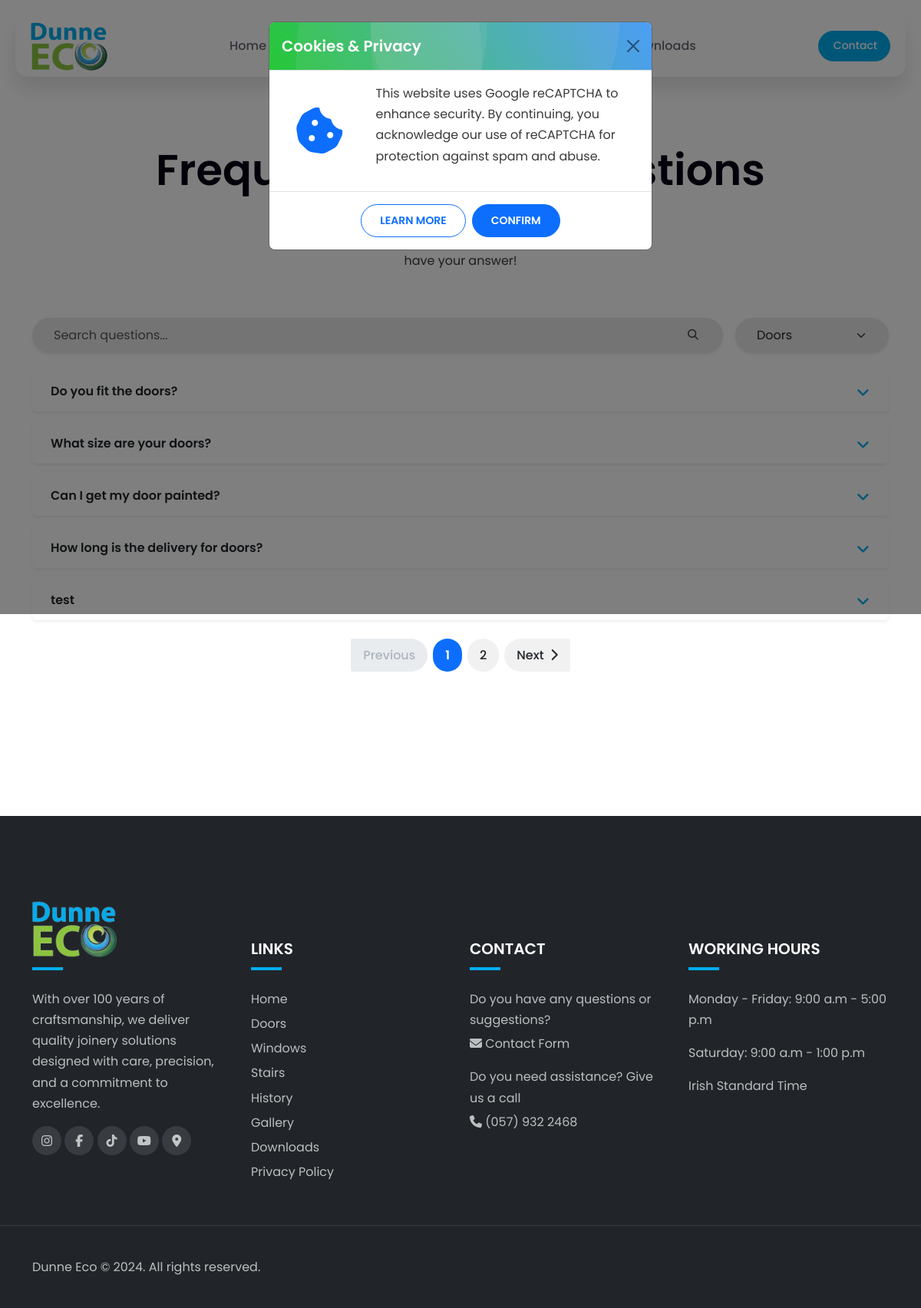
Screenshot of /faq/category/doors/ with the database file from the repository.
### faq/models.py (models this page shows, shortened)
class FAQ(models.Model):
    category = models.ForeignKey(
            Category,
            on_delete=models.CASCADE,
            related_name='faqs'
        )
    question = models.CharField(max_length=255)
    answer = models.TextField()
    published = models.BooleanField(default=True)
    created_at = models.DateTimeField(auto_now_add=True)
    class Meta:
        ordering = ['-created_at']

### faq/views.py (the view)
# urls.py: path('category/<slug:slug>/', views.category_detail, name='category_detail'),
def category_detail(request, slug):
    category = get_object_or_404(Category, slug=slug)
    query = request.GET.get('q')
    faqs = FAQ.objects.filter(published=True, category=category)
    if query and query.lower() != "none":
        faqs = faqs.filter(
            Q(question__icontains=query) | Q(answer__icontains=query)
        )
    else:
        query = ""
    paginator = Paginator(faqs, 5)
    page_number = request.GET.get('page')
    page_obj = paginator.get_page(page_number)
    categories = Category.objects.all()
    context = {
        'category': category,
        'categories': categories,
        'page_obj': page_obj,
        'query': query,
    }
    return render(request, 'faq/faq_list.html', context)

### faq/models.py (called while the page is built)
    def get_absolute_url(self):
        return reverse('faq:category_detail', kwargs={'slug': self.slug})

### faq/templatetags/query_helpers.py (called while the page is built)
@register.simple_tag
def build_querystring(query=None, category=None):
    params = {}
    if query:
        params["q"] = query
    if category:
        params["category"] = category
    return "&" + urlencode(params) if params else ""

### faq/templates/faq/faq_list.html (shortened to what this page needs)
{% extends 'base.html' %}
{% load static %}
{% block extra_css %}
<link rel="stylesheet" href="{% static 'faq/css/faq.css' %}">
{% endblock %}
{% block content %}
<section id="faq-section" class="section-padding">
    <div class="container my-5">
        <div class="row">
            <div class="col-12 text-center">
                <div class="section-title">
                    <h1 id="faqHeading" class="display-4 fw-semibold">Frequently Asked Questions</h1>
                    <p class="section-subtitle">Something you would like to ask us? Maybe we might already have your answer!</p>
                </div>
            </div>
        </div>
        <form method="get" class="mb-4 d-flex flex-column flex-md-row align-items-md-center gap-3">
            <div class="px-3 py-1 rounded-pill flex-grow-1 d-flex align-items-center shadow-sm position-relative" style="min-height: 46px; background-color: #E8E8E8;">
                <input
                    id="faq-search-input"
                    type="text"
                    name="q"
                    class="form-control border-0 bg-transparent shadow-none"
                    style="padding-right: 68px;"
                    placeholder="Search questions..."
                    value="{{ request.GET.q|default_if_none:'' }}"
                    aria-label="Search FAQs"
                >
                <button class="btn border-0 bg-transparent position-absolute end-0 ps-0 me-2" type="submit">
                    <i class="fas fa-search text-muted"></i>
                </button>
            </div>
            <div class="px-3 py-1 rounded-pill flex-grow-0 d-flex align-items-center shadow-sm"
                style="min-height: 46px; min-width: 200px; background-color: #E8E8E8;">
                <select id="category-dropdown" class="form-select border-0 bg-transparent shadow-none"
                    aria-label="Filter by category">
                    {% for cat in categories %}
                    <option value="{{ cat.get_absolute_url }}" {% if category and cat == category %}selected{% endif %}>
                        {{ cat.name }}
                    </option>
                    {% endfor %}
                </select>
            </div>
        </form>
        <div class="accordion custom-accordion" id="faqAccordion" aria-labelledby="faqHeading">
            {% for faq in page_obj %}
            <div class="accordion-item border-0 mb-3 shadow-sm rounded overflow-hidden">
                <h2 class="accordion-header" id="heading{{ forloop.counter }}">
                    <button class="accordion-button collapsed text-dark bg-white fw-semibold px-4 py-3"
                            type="button"
                            data-bs-toggle="collapse"
                            data-bs-target="#collapse{{ forloop.counter }}"
                            aria-expanded="false"
                            aria-controls="collapse{{ forloop.counter }}">
                        {{ faq.question }}
                    </button>
                </h2>
            </div>
            {% endfor %}
        </div>
        <nav aria-label="FAQ pagination">
            <ul class="pagination justify-content-center mt-4">
                {% with base_query="" %}
                    {% if page_obj.has_previous %}
                        <li class="page-item">
                            <a class="page-link" href="?page={{ page_obj.previous_page_number }}{{ base_query }}">
                                <i class="fas fa-chevron-left me-1"></i> Previous
                            </a>
                        </li>
                    {% else %}
                        <li class="page-item disabled"><span class="page-link">Previous</span></li>
                    {% endif %}
                    {% for num in page_obj.paginator.page_range %}
                        {% if num >= page_obj.number|add:"-1" and num <= page_obj.number|add:"1" %}
                            <li class="page-item {% if page_obj.number == num %}active{% endif %}">
                                <a class="page-link" href="?page={{ num }}{{ base_query }}">{{ num }}</a>
                            </li>
                        {% elif num == 1 or num == page_obj.paginator.num_pages %}
                            <li class="page-item d-none d-sm-inline {% if page_obj.number == num %}active{% endif %}">
                                <a class="page-link" href="?page={{ num }}{{ base_query }}">{{ num }}</a>
                            </li>
                        {% elif num == page_obj.number|add:"-2" or num == page_obj.number|add:"2" %}
                            <li class="page-item disabled d-none d-md-inline"><span class="page-link">…</span></li>
                        {% endif %}
                    {% endfor %}
                    {% if page_obj.has_next %}
                        <li class="page-item">
                            <a class="page-link" href="?page={{ page_obj.next_page_number }}{{ base_query }}">
                                Next <i class="fas fa-chevron-right ms-1"></i>
                            </a>
                        </li>
                    {% else %}
                        <li class="page-item disabled"><span class="page-link">Next</span></li>
                    {% endif %}
                {% endwith %}
            </ul>
        </nav>
    </div>
</section>
{% endblock %}

### static/css/base.css (style rules this page uses)
:root { --text: #3A3A3A; --background: #FFF; --primary: #00adef; --primary-rgb: 0, 173, 239; --secondary: #3A87C7; --accent: #04E824; --font-base: 'Poppins', sans-serif; --box-shadow: 0px 15px 25px rgba(0,0,0,0.1); --transition: all 0.5s ease; --circle-gradient-background: radial-gradient(circle at 21% 15%, hsla(210,0%,82%,0.1) 0%, hsla(210,0%,82%,0.1) 45%,transparent 45%, transparent 83%,transparent 83%, transparent 100%),radial-gradient(circle at 84% 23%, hsla(210,0%,82%,0.1) 0%, hsla(210,0%,82%,0.1) 68%,transparent 68%, transparent 93%,transparent 93%, transparent 100%),radial-gradient(circle at 7% 76%, hsla(210,0%,82%,0.1) 0%, hsla(210,0%,82%,0.1) 52%,transparent 52%, transparent 75%,transparent 75%, transparent 100%),radial-gradient(circle at 59% 77%, hsla(210,0%,82%,0.1) 0%, hsla(210,0%,82%,0.1) 87%,transparent 87%, transparent 93%,transparent 93%, transparent 100%),radial-gradient(circle at 59% 5%, hsla(210,0%,82%,0.1) 0%, hsla(210,0%,82%,0.1) 54%,transparent 54%, transparent 56%,transparent 56%, transparent 100%),linear-gradient(60deg, rgb(0,197,19),rgb(47,145,255)); }
* { margin: 0; padding: 0; }
body { font-family: var(--font-base); line-height: 1.7; background-color: var(--background); color: var(--text); }
h1, h2, h3, h4, h5, h6, .h1, .h2, .h3, .h4, .h5, .h6 { font-weight: 600; color: #050315; }
a { text-decoration: none; }
.section-padding { padding-top: 140px; padding-bottom: 140px; }
.btn { font-weight: 600; font-size: 14px; text-transform: uppercase; border-radius: 50px; padding: 10px 24px; }
.section-title { margin-bottom: 60px; }
.section-title p { max-width: 500px; margin-left: auto; margin-right: auto; }

### faq/static/faq/css/faq.css (style rules this page uses)
.custom-accordion .accordion-button { --bs-accordion-btn-icon: none; --bs-accordion-btn-active-icon: none; background-image: none !important; box-shadow: none !important; outline: none !important; }
.custom-accordion .accordion-button::after { content: "\f107"; font-family: "Font Awesome 5 Free"; font-weight: 600; margin-left: auto; color: var(--primary); display: inline-block; font-size: 1.2rem; width: 1em; text-align: center; transition: transform 0.3s ease; }
.custom-accordion .accordion-item { border-radius: 8px; overflow: hidden; border: none; }
.pagination .page-item { margin: 0 4px; }
.pagination .page-link { border: none; border-radius: 50px; padding: 0.5rem 1rem; color: var(--bs-dark); background-color: #f1f1f1; transition: all 0.3s ease; font-weight: 500; }
.pagination .page-item.active .page-link { background-color: var(--bs-primary); color: #fff; font-weight: 600; }
.pagination .page-item.disabled .page-link { background-color: #e9ecef; color: #adb5bd; cursor: not-allowed; }

### rows the page displays
FAQ: question "Do you fit the doors?"
FAQ: question "What size are your doors?"
FAQ: question "Can I get my door painted?"
FAQ: question "How long is the delivery for doors?"
FAQ: question "test"

### other values shown
{{ num }} "1" "2"
form field value "Doors"
